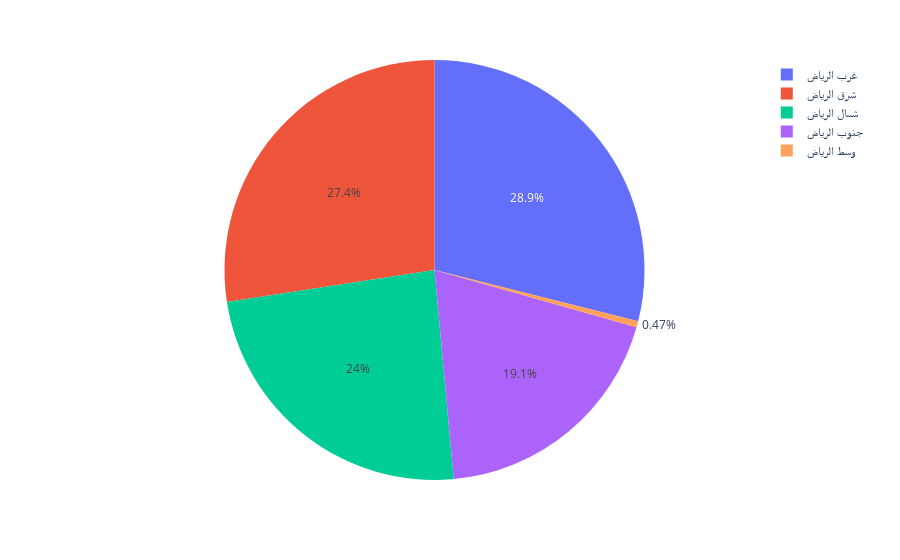

Notebook source saved alongside this figure:
### Code cell
# px.sunburst(DF, path=['location'], values='location')
px.pie(values=values, names=names)
# plt.bar(names, values)

### Figure 1 — Plotly figure (JSON) as saved in the notebook; plotly's stock layout.template omitted (floating-point values rounded to 4 significant figures)
{"data": [{"domain": {"x": [0, 1], "y": [0, 1]}, "hovertemplate": "label=%{label}<br>value=%{value}<extra></extra>", "labels": ["وسط الرياض", "شمال الرياض", "شرق الرياض", "جنوب الرياض", "غرب الرياض"], "legendgroup": "", "name": "", "showlegend": true, "type": "pie", "values": [220, 11254, 12844, 8960, 13548]}], "layout": {"legend": {"tracegroupgap": 0}, "margin": {"t": 60}}}
